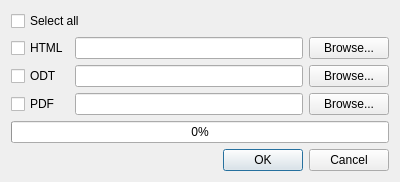
<?xml version="1.0" encoding="UTF-8"?>
<ui version="4.0">
 <class>ExportDialog</class>
 <widget class="QDialog" name="ExportDialog">
  <property name="geometry">
   <rect>
    <x>0</x>
    <y>0</y>
    <width>400</width>
    <height>182</height>
   </rect>
  </property>
  <property name="windowTitle">
   <string>Export...</string>
  </property>
  <layout class="QVBoxLayout" name="verticalLayout">
   <item>
    <widget class="QCheckBox" name="selectAllCheckBox">
     <property name="text">
      <string>Select all</string>
     </property>
    </widget>
   </item>
   <item>
    <layout class="QGridLayout" name="gridLayout">
     <item row="0" column="0">
      <widget class="QCheckBox" name="htmlCheckBox">
       <property name="text">
        <string>HTML</string>
       </property>
      </widget>
     </item>
     <item row="0" column="1">
      <widget class="QLineEdit" name="htmlLineEdit"/>
     </item>
     <item row="0" column="2">
      <widget class="QPushButton" name="htmlPushButton">
       <property name="sizePolicy">
        <sizepolicy hsizetype="Fixed" vsizetype="Fixed">
         <horstretch>0</horstretch>
         <verstretch>0</verstretch>
        </sizepolicy>
       </property>
       <property name="text">
        <string>Browse...</string>
       </property>
      </widget>
     </item>
     <item row="1" column="0">
      <widget class="QCheckBox" name="odtCheckBox">
       <property name="text">
        <string>ODT</string>
       </property>
      </widget>
     </item>
     <item row="1" column="1">
      <widget class="QLineEdit" name="odtLineEdit"/>
     </item>
     <item row="1" column="2">
      <widget class="QPushButton" name="odtPushButton">
       <property name="sizePolicy">
        <sizepolicy hsizetype="Fixed" vsizetype="Fixed">
         <horstretch>0</horstretch>
         <verstretch>0</verstretch>
        </sizepolicy>
       </property>
       <property name="text">
        <string>Browse...</string>
       </property>
      </widget>
     </item>
     <item row="2" column="0">
      <widget class="QCheckBox" name="pdfCheckBox">
       <property name="text">
        <string>PDF</string>
       </property>
      </widget>
     </item>
     <item row="2" column="1">
      <widget class="QLineEdit" name="pdfLineEdit"/>
     </item>
     <item row="2" column="2">
      <widget class="QPushButton" name="pdfPushButton">
       <property name="sizePolicy">
        <sizepolicy hsizetype="Fixed" vsizetype="Fixed">
         <horstretch>0</horstretch>
         <verstretch>0</verstretch>
        </sizepolicy>
       </property>
       <property name="text">
        <string>Browse...</string>
       </property>
      </widget>
     </item>
    </layout>
   </item>
   <item>
    <layout class="QHBoxLayout" name="horizontalLayout_4">
     <item>
      <widget class="QProgressBar" name="exportProgressBar">
       <property name="value">
        <number>0</number>
       </property>
      </widget>
     </item>
    </layout>
   </item>
   <item>
    <widget class="QDialogButtonBox" name="exportButtonBox">
     <property name="standardButtons">
      <set>QDialogButtonBox::Cancel|QDialogButtonBox::Ok</set>
     </property>
    </widget>
   </item>
  </layout>
 </widget>
 <resources/>
 <connections/>
</ui>
